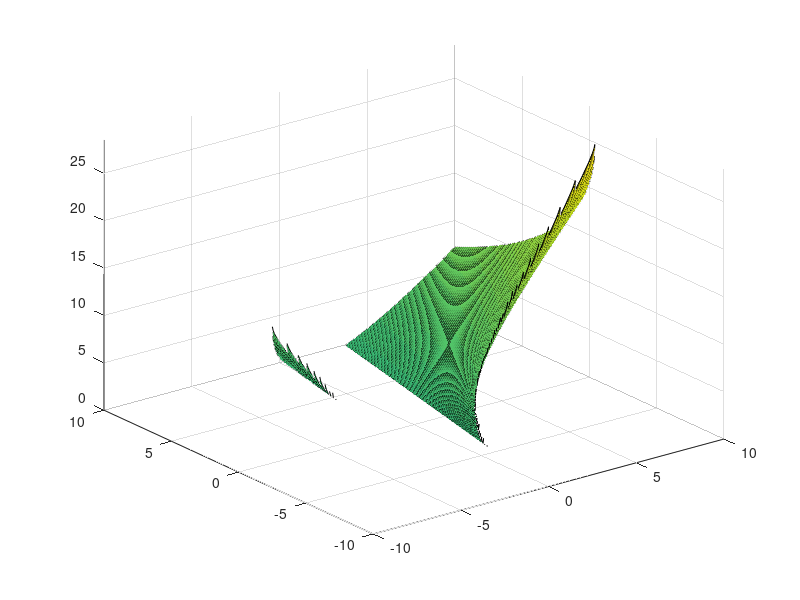

Recreate this plot in MATLAB. (Note: this script raises an error after producing the figure.)
%diffusive instabiltiy inequalities

clear, close


%decide n,m
m = .5;
n=2.5;
b=1;
c=-3;
%alternatively, ask user:
% m=input('Please enter a value for mu: ');
% n=input('Please enter a value for nu: ');
% b=input('Please enter a value for b: ');
% c=input('Please enter a value for c: ');

a= -10:.05:10;
d= a; %we almost always want a square grid


bv=2*ones(1,length(a));
cv=-2*ones(1,length(a)); %make b and c vectors like a and d

[ax,dx]=meshgrid(d,a);
H=real(2*sqrt(n*m*(ax.*dx-cv.*bv)));
range = find(H==0); 
H(range) = NaN; %hides all values where H=0
G = real(ax*n+dx*m);
figure
J=G-H;
s1 = surf(ax,dx,J); %graphs upper boundary surface 
axis([min(a),max(a),min(d),max(d),0,1.25*max(max(H))]);
s1.EdgeColor = 'none'; %or else it displays black
colormap winter
%s2=surf(ax,dx,G);
%s2.EdgeColor='none'; %for graphing the plane separately